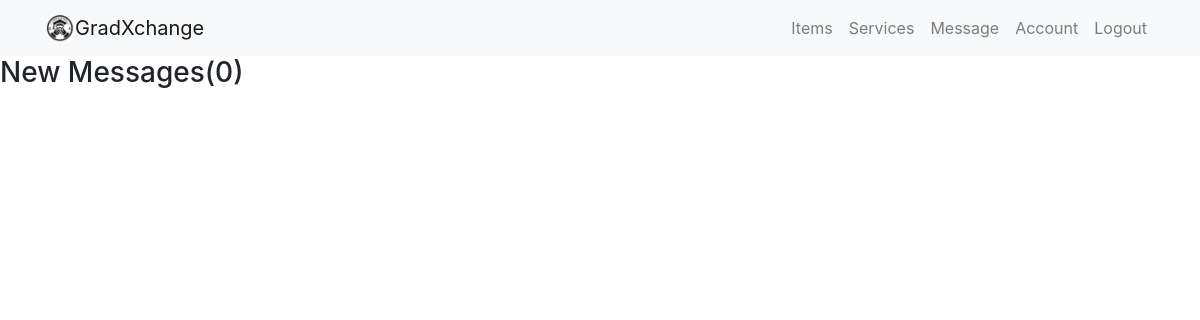
The app's page /inbox/ (signed in), older data.
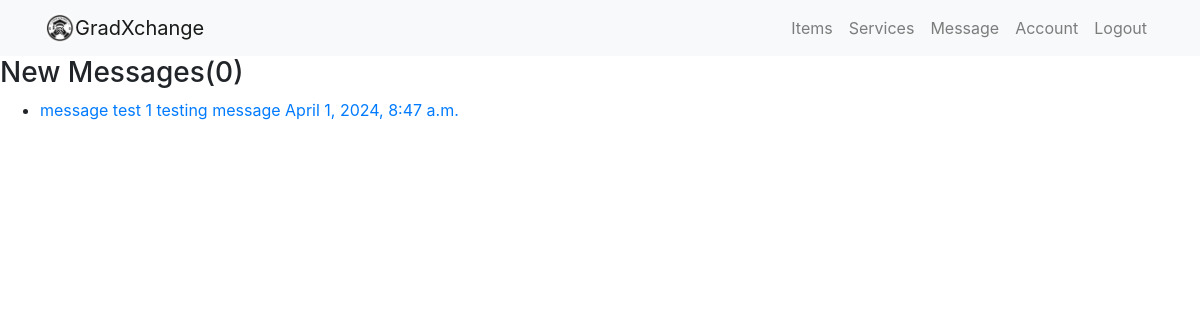
The same page, newer data.
### users/models.py (models this page shows, shortened)
class Message(models.Model):
    sender = models.ForeignKey(Profile, on_delete=models.SET_NULL, null=True, blank=True)
    recipient = models.ForeignKey(Profile, on_delete=models.SET_NULL, null=True, blank=True, related_name="messages")
    name = models.CharField(max_length=200, null=True, blank=True)
    email = models.EmailField(max_length=200, null=True, blank=True)
    subject = models.CharField(max_length=200, null=True, blank=True)
    body = models.TextField()
    is_read = models.BooleanField(default=False, null=True)
    created = models.DateTimeField(auto_now_add=True)
    id = models.UUIDField(default=uuid.uuid4,unique=True,primary_key=True, editable=False)
    class Meta:
        ordering = ['is_read', '-created']

### users/views.py (the view)
# urls.py: path('inbox/', user_views.inbox, name='inbox'),
@login_required
def inbox(request):
    profile =  request.user.profile
    messageRequests = profile.messages.all()
    unreadCount = messageRequests.filter(is_read=False).count()
    context = {'messageRequests':  messageRequests, 'unreadCount': unreadCount}
    return render(request, 'users/inbox.html', context)

### users/templates/users/inbox.html
{% extends 'item/base.html' %}
{% block body %}
<main class="inbox my-xl">
    <div class="content-box">
        <h3 class="inbox__title">New Messages(<span>{{ unreadCount }}</span>)</h3>
        <ul class="messages">
            {% for message in messageRequests %}
            {% if message.is_read == False %}
            <li class="message message--unread">
                {% else %}
            <li class="message">
                {% endif %}
                <a href="{% url 'message'  message.id %}">
                    <span class="message__author">{{message.name}}</span>
                    <span class="message__subject">{{message.subject}}</span>
                    <span class="message__date">{{message.created}}</span>
                </a>
            </li>
            {% endfor %}
        </ul>
    </div>
</main>
{% endblock %}

Row changes from the older to the newer data that the page shows:
added Message: name "message test 1", subject "testing message", created "April 1, 2024, 8:47 a.m."
